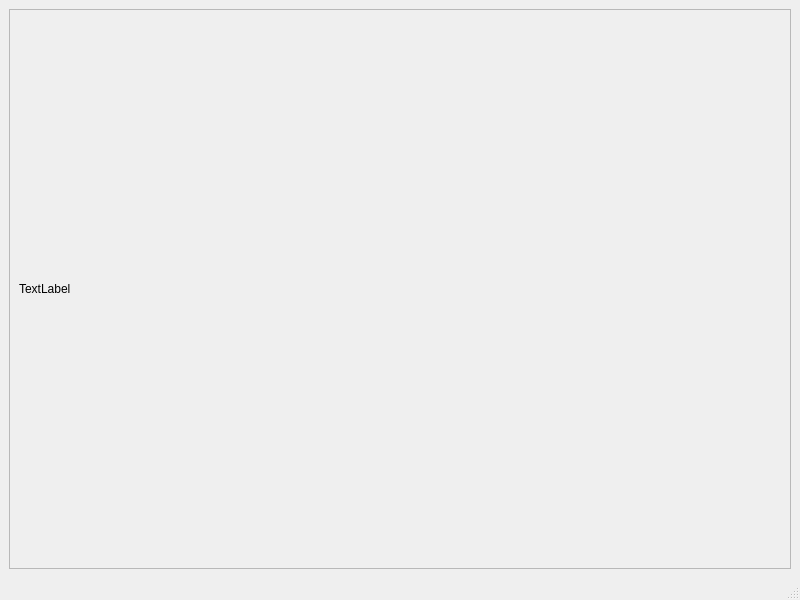
<?xml version="1.0" encoding="UTF-8"?>
<ui version="4.0">
 <class>ImageViewer</class>
 <widget class="QMainWindow" name="ImageViewer">
  <property name="geometry">
   <rect>
    <x>0</x>
    <y>0</y>
    <width>800</width>
    <height>600</height>
   </rect>
  </property>
  <property name="windowTitle">
   <string>ImageViewer</string>
  </property>
  <widget class="QWidget" name="centralwidget">
   <layout class="QVBoxLayout" name="verticalLayout">
    <item>
     <widget class="QScrollArea" name="scroll_area">
      <property name="widgetResizable">
       <bool>true</bool>
      </property>
      <widget class="QWidget" name="scrollAreaWidgetContents">
       <property name="geometry">
        <rect>
         <x>0</x>
         <y>0</y>
         <width>780</width>
         <height>532</height>
        </rect>
       </property>
       <layout class="QVBoxLayout" name="verticalLayout_2">
        <item>
         <widget class="QLabel" name="img_label">
          <property name="text">
           <string>TextLabel</string>
          </property>
         </widget>
        </item>
       </layout>
      </widget>
     </widget>
    </item>
   </layout>
  </widget>
  <widget class="QMenuBar" name="menubar">
   <property name="geometry">
    <rect>
     <x>0</x>
     <y>0</y>
     <width>800</width>
     <height>24</height>
    </rect>
   </property>
  </widget>
  <widget class="QStatusBar" name="statusbar"/>
 </widget>
 <resources/>
 <connections/>
</ui>
